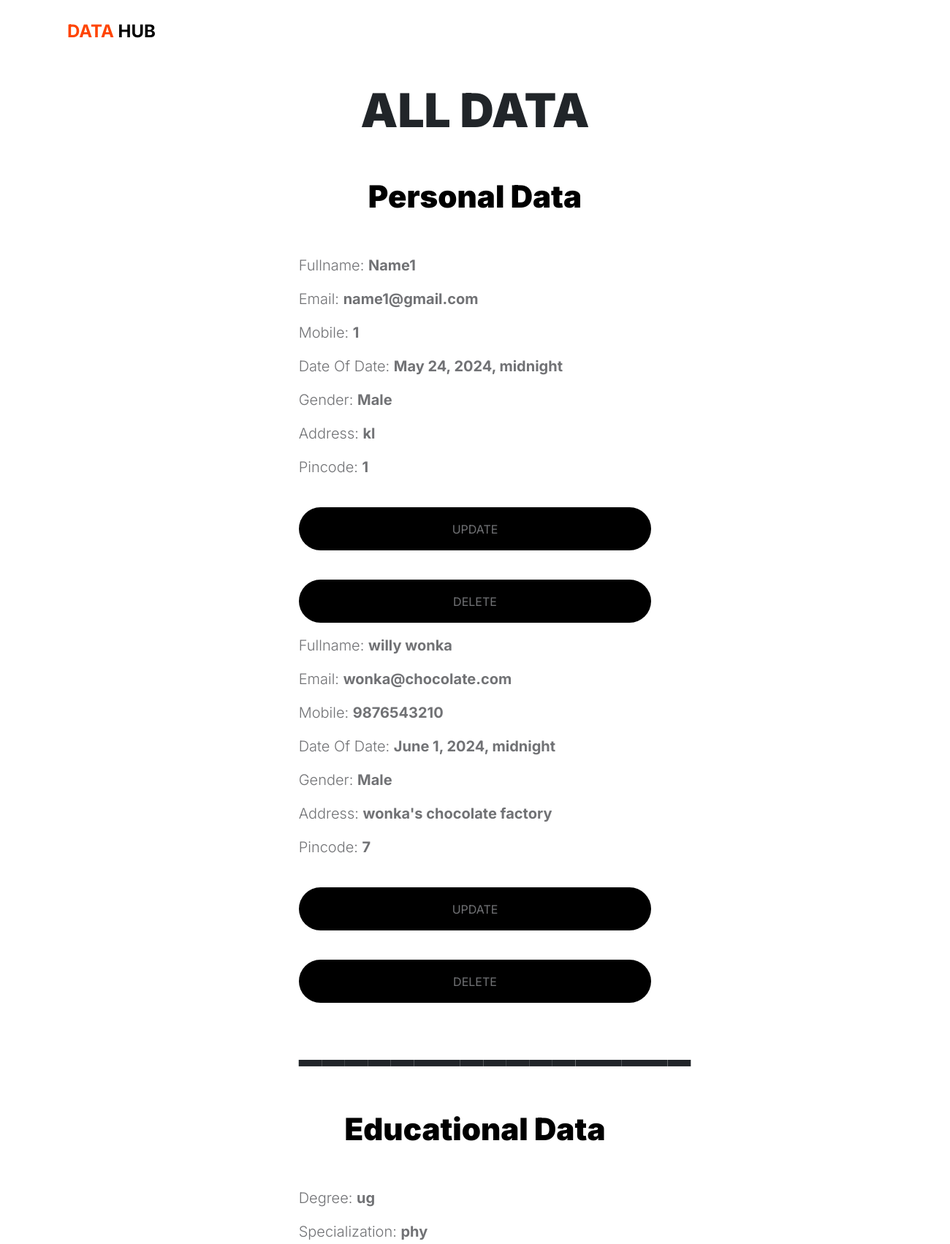
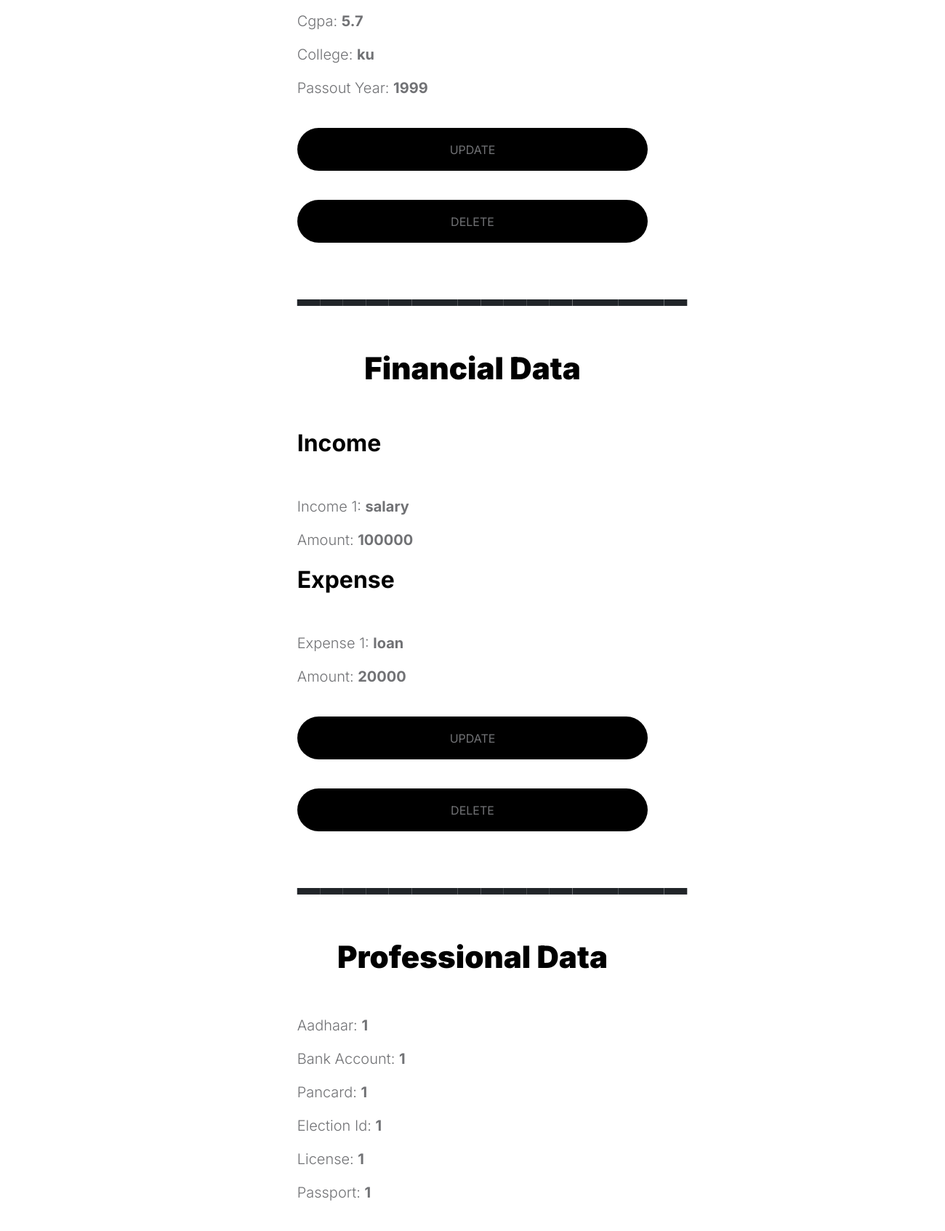
Screenshot of /data (signed in, upper part) with the database file from the repository (2 pictures, top to bottom).
### app/models.py (models this page shows)
class Personaldetails(models.Model):
    user = models.ForeignKey(User, on_delete=models.CASCADE, null=True, blank=True)
    fullname = models.CharField(max_length=50, default='fullname')
    email = models.EmailField(default='default@example.com')
    mobile = models.IntegerField(default=0)
    dob = models.DateTimeField(default=timezone.now)
    gender = models.CharField(max_length=50, default='gender')
    address = models.CharField(max_length=100, default='address')
    pincode = models.IntegerField(default=0)

class Educationaldetails(models.Model):
    user = models.ForeignKey(User, on_delete=models.CASCADE, null=True, blank=True)
    degree = models.CharField(max_length=50, default='degree')
    specialization = models.CharField(max_length=50, default='specification')
    cgpa = models.CharField(max_length=50, default='cgpa')
    college = models.CharField(max_length=50, default='college')
    passoutyear = models.IntegerField(default=0)

class Financialdetails(models.Model):
    user = models.ForeignKey(User, on_delete=models.CASCADE, null=True, blank=True)
    income_item1 = models.CharField(max_length=50, default='iitem1')
    income_amount1 = models.IntegerField(default=0)
    expense_item1 = models.CharField(max_length=50, default='eitem1')
    expense_amount1 = models.IntegerField(default=0)

class Professionaldetails(models.Model):
    user = models.ForeignKey(User, on_delete=models.CASCADE, null=True, blank=True)
    aadhaar = models.IntegerField(default=0)
    account = models.IntegerField(default=0)
    pancard = models.CharField(max_length=50, default='pan')
    electionid = models.CharField(max_length=50, default='election')
    drivinglicense = models.CharField(max_length=50, default='license')
    passport = models.CharField(max_length=50, default='passport')

### app/views.py (the view)
# urls.py: path('data', views.data, name='data'),
@login_required
def data(request):
    personal_data = Personaldetails.objects.filter(user=request.user)
    educational_data = Educationaldetails.objects.filter(user=request.user)
    financial_data = Financialdetails.objects.filter(user=request.user)
    professional_data = Professionaldetails.objects.filter(user=request.user)
    medical_data = Medicaldetails.objects.filter(user=request.user)
    context = {
        'personal_data': personal_data,
        'educational_data': educational_data,
        'financial_data': financial_data,
        'professional_data': professional_data,
        'medical_data': medical_data
    }
    return render(request, 'data.html', context)

### templates/data.html (shortened to what this page needs)
<!doctype html>
<html lang="en">
{% load static %}
    <head>
        <link href="{% static 'css/bootstrap.min.css' %}" rel="stylesheet">
        <link href="{% static 'css/bootstrap-icons.css' %}" rel="stylesheet">
        <link rel="stylesheet" href="{% static 'css/slick.css' %}"/>
        <link href="{% static 'css/tooplate-little-fashion.css' %}" rel="stylesheet">
    </head>
    <body>
        <main>
            <nav class="navbar navbar-expand-lg">
                <div class="container">
                    <a class="navbar-brand" href="{% url 'index' %}">
                        <strong><span>DATA</span>  HUB</strong>
                    </a>
                </div>
            </nav>
<form method="post">
        <main>
            <section class="sign-in-form section-padding">
                <div class="container">
                    <div class="row">
                        <div class="col-lg-8 mx-auto col-12">
                            <h1 class="hero-title text-center mb-5">ALL DATA</h1>
                            <div class="row">
                                <div class="col-lg-8 col-11 mx-auto">
                                    <form role="form" method="post">
                                        <h2 class="hero-title text-center mb-5">Personal Data</h2>
        {% for item in personal_data %}
            <p>Fullname: <b>{{ item.fullname }}</b></p>
            <p>Email: <b>{{ item.email }}</b></p>
            <p>Mobile: <b>{{ item.mobile }}</b></p>
            <p>Date Of Date: <b>{{ item.dob }}</b></p>
            <p>Gender: <b>{{ item.gender }}</b></p>
            <p>Address: <b>{{ item.address }}</b></p>
            <p>Pincode: <b>{{ item.pincode }}</b></p>
                                        <button type="button" class="btn custom-btn form-control mt-4 mb-3">
                                            <a href="{% url 'edit_personal' item.id %}">Update</a>
                                        </button>
                                        <button type="button" class="btn custom-btn form-control mt-4 mb-3">
                                            <a href="{% url 'delete_personal' item.id %}">Delete</a>
                                        </button>
        {% endfor %}
<br>
                                        <h1 class="hero-title text-center mb-5">_________________</h1>
                                        <h2 class="hero-title text-center mb-5">Educational Data</h2>
        {% for item in educational_data %}
            <p>Degree: <b>{{ item.degree }}</b></p>
            <p>Specialization: <b>{{ item.specialization }}</b></p>
            <p>Cgpa: <b>{{ item.cgpa }}</b></p>
            <p>College: <b>{{ item.college }}</b></p>
            <p>Passout Year: <b>{{ item.passoutyear }}</b></p>
                                        <button type="button" class="btn custom-btn form-control mt-4 mb-3">
                                            <a href="{% url 'edit_educational' item.id %}">Update</a>
                                        </button>
                                        <button type="button" class="btn custom-btn form-control mt-4 mb-3">
                                            <a href="{% url 'delete_educational' item.id %}">Delete</a>
                                        </button>
        {% endfor %}
<br>
                                        <h1 class="hero-title text-center mb-5">_________________</h1>
                                        <h2 class="hero-title text-center mb-5">Financial Data</h2>
        {% for item in financial_data %}
<h4 class="hero-title text-left mb-5">Income</h4>
            <p>Income 1: <b>{{ item.income_item1 }}</b></p>
            <p>Amount: <b>{{ item.income_amount1 }}</b></p>
<h4 class="hero-title text-left mb-5">Expense</h4>
            <p>Expense 1: <b>{{ item.expense_item1 }}</b></p>
            <p>Amount: <b>{{ item.expense_amount1 }}</b></p>
                                        <button type="button" class="btn custom-btn form-control mt-4 mb-3">
                                            <a href="{% url 'edit_financial' item.id %}">Update</a>
                                        </button>
                                        <button type="button" class="btn custom-btn form-control mt-4 mb-3">
                                            <a href="{% url 'delete_financial' item.id %}">Delete</a>
                                        </button>
        {% endfor %}
<br>
                                        <h1 class="hero-title text-center mb-5">_________________</h1>
                                        <h2 class="hero-title text-center mb-5">Professional Data</h2>
        {% for item in professional_data %}
            <p>Aadhaar: <b>{{ item.aadhaar }}</b></p>
            <p>Bank Account: <b>{{ item.account }}</b></p>
            <p>Pancard: <b>{{ item.pancard }}</b></p>
            <p>Election Id: <b>{{ item.electionid }}</b></p>
            <p>License: <b>{{ item.drivinglicense }}</b></p>
            <p>Passport: <b>{{ item.passport }}</b></p>
        {% endfor %}
<br>
                                    </form>
                                </div>
                            </div>
                        </div>
                    </div>
                </div>
            </section>
        </main>
</form>
    </body>
</html>

### static/css/tooplate-little-fashion.css (style rules this page uses)
:root { --white-color: #FFFFFF; --primary-color: #FF4400; --section-bg-color: #f0f8ff; --dark-color: #000000; --grey-color: #d0d1d1; --p-color: #717275; --body-font-family: 'Inter', sans-serif; --h5-font-size: 24px; --p-font-size: 20px; --copyright-text-font-size: 16px; --product-link-font-size: 14px; --custom-link-font-size: 12px; --font-weight-thin: 100; --font-weight-light: 300; --font-weight-normal: 400; --font-weight-bold: 700; --font-weight-black: 900; }
body, html { height: 100%; }
html { scroll-behavior: smooth; }
body { background: var(--white-color); font-family: var(--body-font-family); position: relative; }
h2, h3, h4, h5, h6 { color: var(--dark-color); line-height: inherit; }
h1, h2, h3, h4, h5, h6 { font-weight: var(--font-weight-bold); }
h1, h2 { font-weight: var(--font-weight-black); }
h1 { font-size: 64px; line-height: normal; }
h2 { font-size: 42px; }
h4 { font-size: 32px; }
p { color: var(--p-color); font-size: var(--p-font-size); font-weight: var(--font-weight-light); }
a, button { touch-action: manipulation; transition: all 0.3s; }
a { color: var(--p-color); text-decoration: none; }
b, strong { font-weight: var(--font-weight-bold); }
.custom-btn { background: var(--dark-color); border-radius: 50px; color: var(--white-color); font-size: var(--copyright-text-font-size); text-transform: uppercase; padding: 16.50px 20px; }
.navbar { background: var(--white-color); position: fixed; top: 0; right: 0; left: 0; padding: 25px 0; z-index: 2; will-change: transform; transition: transform 300ms linear; }
.navbar span, h2 span, h4 span { color: var(--primary-color); }
.navbar-brand { color: var(--dark-color); font-size: 24px; font-weight: var(--font-weight-light); margin: 0; padding: 0; }
section { content-visibility: auto; contain-intrinsic-size: 700px; }
.section-padding { padding-top: 7rem; padding-bottom: 7rem; }

### rows the page displays
Personaldetails: fullname "Name1", email "name1@gmail.com", mobile "1", dob "May 24, 2024, midnight", gender "Male", address "kl", pincode "1"
Personaldetails: fullname "willy wonka", email "wonka@chocolate.com", mobile "9876543210", dob "June 1, 2024, midnight", gender "Male", address "wonka's chocolate factory", pincode "7"
Educationaldetails: degree "ug", specialization "phy", cgpa "5.7", college "ku", passoutyear "1999"
Financialdetails: income_item1 "salary", income_amount1 "100000", expense_item1 "loan", expense_amount1 "20000"
Professionaldetails: aadhaar "1", account "1", pancard "1", electionid "1", drivinglicense "1", passport "1"
